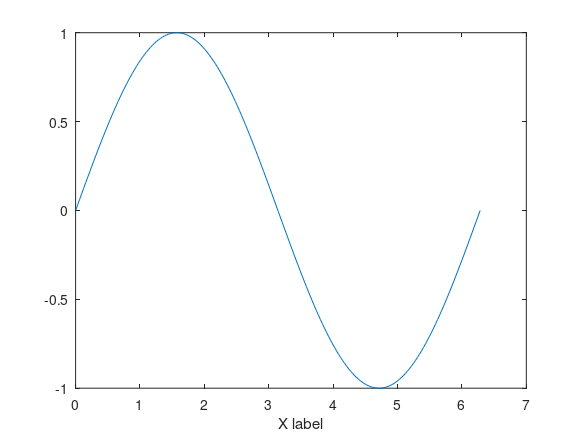

Write the MATLAB code that produced this figure. (Note: this script raises an error after producing the figure.)
%=============================================================================
% Copyright (c) 2016-present Allan CORNET (Nelson)
%=============================================================================
% This file is part of Nelson.
%=============================================================================
% LICENCE_BLOCK_BEGIN
% SPDX-License-Identifier: LGPL-3.0-or-later
% LICENCE_BLOCK_END
%=============================================================================
% <--ADV-CLI MODE-->
%=============================================================================
close all
reset(groot());
%=============================================================================
f = figure();
x = 0:pi / 100:2 * pi;
y = sin(x);
plot(x, y);
xlabel('X label');
ax = gca();
asserts.istrue(isgraphics(ax.XLabel, 'text'));
asserts.isequal(ax.XLabel.String, 'X label');
%=============================================================================
close all
%=============================================================================
f = figure();
x = 0:pi / 100:2 * pi;
y = sin(x);
plot(x, y);
ylabel('Y label');
ax = gca();
asserts.istrue(isgraphics(ax.YLabel, 'text'));
asserts.isequal(ax.YLabel.String, 'Y label');
%=============================================================================
f = figure();
x = 0:pi / 100:2 * pi;
y = sin(x);
plot(x, y);
zlabel('Z label');
ax = gca();
asserts.istrue(isgraphics(ax.ZLabel, 'text'));
asserts.isequal(ax.ZLabel.String, 'Z label');
drawnow();
assert_values_isclose(ax.ZLabel.FontSize, 11, 1e-12);
%=============================================================================
f = figure('Visible', 'off', 'Position', [100 100 560 420]);
t = 0:pi / 50:10 * pi;
plot3(sin(t), cos(t), t);
axis square;
zlim([0 10 * pi]);
zlabel('Z label');
zlabelSvgFile = [tempname(), '.svg'];
saveas(f, zlabelSvgFile);
ax = gca();
assert_values_isclose(ax.ZLim, [0 10 * pi], 1e-12);
assert_values_isclose(ax.XTick, [-1 0 1], 1e-12);
assert_values_isclose(ax.YTick, [-1 0 1], 1e-12);
if numel(ax.ZTick) == 7
  assert_values_isclose(ax.ZTick, [0 5 10 15 20 25 30], 1e-12);
else
  assert_values_isclose(ax.ZTick, [0 20], 1e-12);
end
assert_values_isclose(ax.ZLabel.FontSize, 11, 1e-12);
asserts.isequal(ax.ZLabel.Rotation, 90);
asserts.isequal(ax.ZLabel.VerticalAlignment, 'bottom');
asserts.isequal(ax.ZLabel.Units, 'data');
assert_values_isclose(ax.ZLabel.Position, [-1.2125134400534989 1.1630678183772858 15.707974225017779], 1e-12);
close(f);
rmfile(zlabelSvgFile);
%=============================================================================
f = figure();
x = 0:pi / 100:2 * pi;
y = sin(x);
plot(x, y);
ax = gca();
xlabel(ax, 'X label');
asserts.istrue(isgraphics(ax.XLabel, 'text'));
asserts.isequal(ax.XLabel.String, 'X label');
%=============================================================================
close all
%=============================================================================
function assert_values_isclose(actual, expected, tolerance)
  asserts.isequal(numel(actual), numel(expected));
  actual = reshape(actual, 1, []);
  expected = reshape(expected, 1, []);
  asserts.istrue(all(abs(actual - expected) <= tolerance));
end
%=============================================================================
